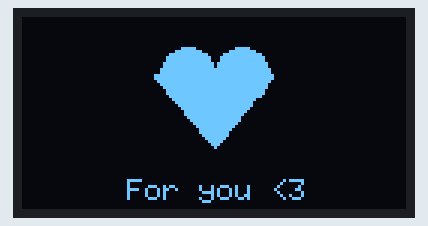
This sketch was run on a simulated Arduino Uno, built with avr-gcc and run on an emulated ATmega328P. On the bench: 128×64 one-colour display.

Above: at 0.6 s.
At 1.59 s:
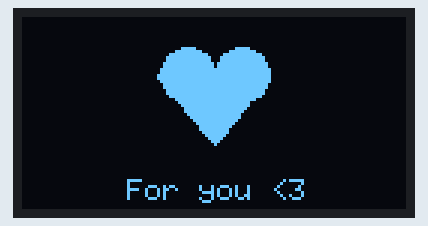
At 2.6 s:
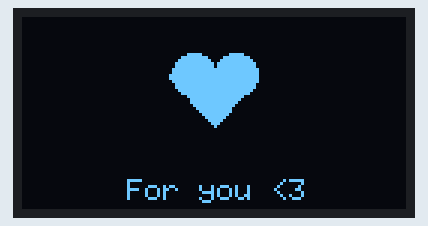
At 3.24 s:
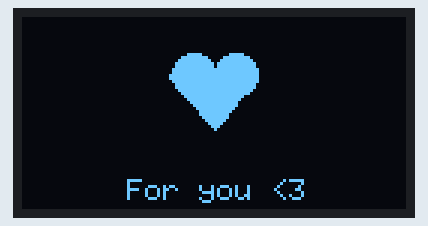
At 3.66 s:
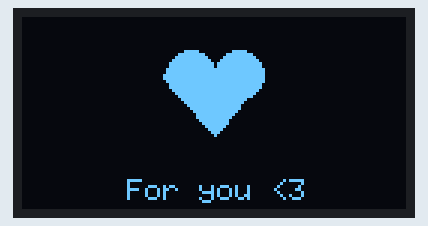

The sketch:

oled_heart.ino
```cpp
#include <Wire.h>
#include <Adafruit_GFX.h>
#include <Adafruit_SSD1306.h>
#include <math.h>

#define SCREEN_WIDTH 128
#define SCREEN_HEIGHT 64
#define OLED_RESET -1

Adafruit_SSD1306 display(SCREEN_WIDTH, SCREEN_HEIGHT, &Wire, OLED_RESET);

void drawHeart(int cx, int cy, float scale) {
  int r = 10 * scale;
  int offset = 10 * scale;
  display.fillCircle(cx - offset, cy, r, SSD1306_WHITE);
  display.fillCircle(cx + offset, cy, r, SSD1306_WHITE);
  display.fillTriangle(
    cx - 20 * scale, cy,
    cx + 20 * scale, cy,
    cx, cy + 25 * scale,
    SSD1306_WHITE
  );
}

void setup() {
  Wire.begin();
  if (!display.begin(SSD1306_SWITCHCAPVCC, 0x3C)) {
    while (true) delay(1000);
  }
  display.clearDisplay();
  display.display();
}

void loop() {
  for (int i = 0; i < 60; i++) {
    float scale = 0.85 + 0.15 * sin(i * 0.105);
    display.clearDisplay();
    drawHeart(64, 19, scale);
    display.setTextSize(1);
    display.setTextColor(SSD1306_WHITE);
    display.setCursor(35, 54);
    display.print("For you <3");
    display.display();
    delay(30);
  }
}
```

Measured:
- by itself, everything shown: repeats every 3.7 s, in 20 steps
- what the display in image 0 shows lasts 0.9 s, from 0.6 s to 1.5 s
- what the display in image 2 shows lasts 0.7 s, from 2.5 s to 3.2 s
